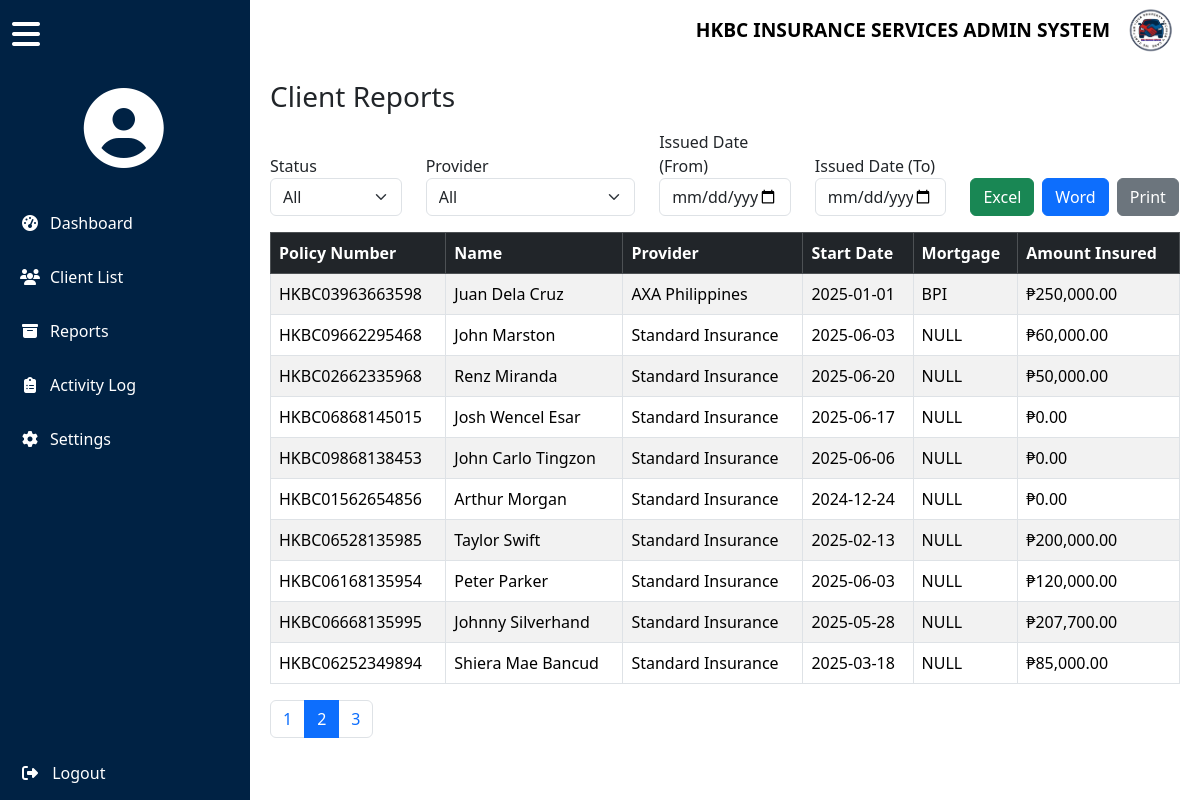
Screenshot of /report.php?page=2 with the database file from the repository.
### tables this page shows
CREATE TABLE `cliente` (
  `id` int(11) NOT NULL AUTO_INCREMENT,
  `policy_number` varchar(255) DEFAULT NULL,
  `name` varchar(255) DEFAULT NULL,
  `provider` varchar(255) DEFAULT NULL,
  `facebook` varchar(255) DEFAULT NULL,
  `contact_number` varchar(255) DEFAULT NULL,
  `email` varchar(255) DEFAULT NULL,
  `address` varchar(255) DEFAULT NULL,
  `start_date` varchar(255) DEFAULT NULL,
  `end_date` varchar(255) DEFAULT NULL,
  `vehicle_unit` varchar(100) DEFAULT NULL,
  `chasis_no` varchar(100) DEFAULT NULL,
  `motor_no` varchar(100) DEFAULT NULL,
  `plate_no` varchar(50) DEFAULT NULL,
  `vehicle_color` varchar(255) DEFAULT NULL,
  `amount_insured` decimal(15,2) DEFAULT NULL,
  `bipd` decimal(10,2) DEFAULT NULL,
  `pa` decimal(10,2) DEFAULT NULL,
  `aon` decimal(10,2) DEFAULT NULL,
  `net_remitting` decimal(10,2) DEFAULT NULL,
  `hkbc_net` decimal(10,2) DEFAULT NULL,
  `mark_up` decimal(10,2) DEFAULT NULL,
  `late_charges` decimal(10,2) DEFAULT NULL,
  `cancelled_income` decimal(10,2) DEFAULT NULL,
  `reinstatement_fee` decimal(10,2) DEFAULT NULL,
  `make_up_agent` decimal(10,2) DEFAULT NULL,
  `comission` decimal(10,2) DEFAULT NULL,
  `source` varchar(255) DEFAULT NULL,
  `mortgage` varchar(255) DEFAULT NULL,
  `status` varchar(255) DEFAULT NULL,
  `or_number` decimal(10,2) DEFAULT NULL,
  `payment_1` decimal(10,2) DEFAULT NULL,
  `payment_2` decimal(10,2) DEFAULT NULL,
  `payment_3` decimal(10,2) DEFAULT NULL,
  `payment_4` decimal(10,2) DEFAULT NULL,
  `payment_5` decimal(10,2) DEFAULT NULL,
  `payment_6` decimal(10,2) DEFAULT NULL,
  `payment_status` varchar(100) DEFAULT NULL,
  `date_remittance` date DEFAULT NULL,
  `ctpl` varchar(100) DEFAULT NULL,
  `bank_status` varchar(100) DEFAULT NULL,
  `remarks` text DEFAULT NULL,
  `photo` varchar(255) DEFAULT NULL,
  `old_id` int(11) DEFAULT NULL,
  `created_at` datetime DEFAULT current_timestamp(),
  `is_active` tinyint(1) NOT NULL DEFAULT 1,
  PRIMARY KEY (`id`),
  UNIQUE KEY `email` (`email`)
);

### report.php (the view, shortened to what this page needs)
<?php
$servername = "localhost";
$username = "root";
$password = "";
$database = "u755652361_thesis";
$conn = new mysqli($servername, $username, $password, $database);
$page = isset($_GET['page']) ? max(1, intval($_GET['page'])) : 1;
$limit = 10;
$offset = ($page - 1) * $limit;
$start_date = $_GET['start_date'] ?? '';
$end_date = $_GET['end_date'] ?? '';
$where = [];
$whereSQL = $where ? "WHERE " . implode(" AND ", $where) : "";
$totalRes = $conn->query("SELECT COUNT(*) as total FROM cliente $whereSQL");
$totalRows = $totalRes->fetch_assoc()['total'];
$totalPages = ceil($totalRows / $limit);
$result = $conn->query("SELECT * FROM cliente $whereSQL ORDER BY id DESC LIMIT $limit OFFSET $offset");
?>
<!DOCTYPE html>
<html lang="en">
<head>
  <link href="https://cdnjs.cloudflare.com/ajax/libs/font-awesome/6.5.0/css/all.min.css" rel="stylesheet">
  <link href="https://cdn.jsdelivr.net/npm/bootstrap@5.3.2/dist/css/bootstrap.min.css" rel="stylesheet">
</head>
<body>
<header>
  <div class="header-left">
    <h2>h</h2>
  </div>
  <div class="header-right">
    <div class="title">HKBC INSURANCE SERVICES ADMIN SYSTEM</div>
    <img src="logo.png" alt="HKBC Logo" style="height: 60px; width: 60px; border-radius: 50%; background-color: white;">
  </div>
</header>
<div class="sidebar d-flex flex-column" id="sidebar">
  <button class="toggle-btn" onclick="toggleSidebar()"><i class="fas fa-bars"></i></button>
  <div class="admin-profile">
    <i class="fas fa-user-circle admin-icon"></i>
  </div>
  <ul class="flex-grow-1 w-100">
    <li><a href="dashboard.php"><i class="fas fa-tachometer-alt"></i> <span class="text">Dashboard</span></a></li>
    <li><a href="client.php"><i class="fas fa-users"></i> <span class="text">Client List</span></a></li>
    <li><a href="report.php"><i class="fas fa-archive"></i> <span class="text">Reports</span></a></li>
    <li><a href="activitylog.php"><i class="fas fa-clipboard-list"></i> <span class="text">Activity Log</span></a></li>
    <li><a href="settings.php"><i class="fas fa-cog"></i> <span class="text">Settings</span></a></li>
  </ul>
  <form action="logout.php" method="POST" class="logout-btn">
    <button type="submit" class="btn w-100 text-start text-white" style="border-radius: 0; padding: 15px 20px; border: none;">
      <i class="fas fa-sign-out-alt me-2"></i> <span class="text">Logout</span>
    </button>
  </form>
</div>
<div class="content">
  <h3 class="mb-3">Client Reports</h3>
<div class="row align-items-end mb-3">
  <div class="col-md-2">
    <label>Status</label>
    <select id="status" class="form-select">
      <option value="">All</option>
    </select>
  </div>
  <div class="col-md-3">
    <label>Provider</label>
    <select id="provider" class="form-select">
      <option value="">All</option>
    </select>
  </div>
  <div class="col-md-2">
    <label>Issued Date (From)</label>
    <input type="date" id="start_date" class="form-control" value="<?= $start_date ?>">
  </div>
  <div class="col-md-2">
    <label>Issued Date (To)</label>
    <input type="date" id="end_date" class="form-control" value="<?= $end_date ?>">
  </div>
  <div class="col-md-2 d-flex gap-2">
    <div class="w-100">
      <a href="export_excel.php?<?= $_SERVER['QUERY_STRING'] ?>" class="btn btn-success w-100">Excel</a>
    </div>
    <div class="w-100">
      <a href="export_word.php?<?= $_SERVER['QUERY_STRING'] ?>" class="btn btn-primary w-100">Word</a>
    </div>
    <div class="w-100">
      <button class="btn btn-secondary w-100" onclick="printReport()">Print</button>
    </div>
  </div>
</div>
  <div class="table-responsive">
    <table class="table table-bordered table-striped">
      <thead class="table-dark">
        <tr>
          <th>Policy Number</th>
          <th>Name</th>
          <th>Provider</th>
          <th>Start Date</th>
          <th>Mortgage</th>
          <th>Amount Insured</th>
        </tr>
      </thead>
      <tbody>
        <?php while ($row = $result->fetch_assoc()): ?>
          <tr>
            <td><?= htmlspecialchars($row['policy_number']) ?></td>
            <td><?= htmlspecialchars($row['name']) ?></td>
            <td><?= htmlspecialchars($row['provider']) ?></td>
            <td><?= htmlspecialchars($row['start_date']) ?></td>
            <td><?= htmlspecialchars($row['mortgage']) ?></td>
            <td>₱<?= number_format((float)$row['amount_insured'], 2) ?></td>
          </tr>
        <?php endwhile; ?>
      </tbody>
    </table>
  </div>
  <nav>
    <ul class="pagination">
      <?php for ($i = 1; $i <= $totalPages; $i++): ?>
        <li class="page-item <?= $i == $page ? 'active' : '' ?>">
          <a class="page-link" href="?<?= http_build_query(array_merge($_GET, ['page' => $i])) ?>"><?= $i ?></a>
        </li>
      <?php endfor; ?>
    </ul>
  </nav>
</div>
</body>
</html>

### report.php (style rules this page uses)
body { margin: 0; padding: 0; font-family: 'Segoe UI', sans-serif; display: flex; }
header { position: fixed; top: 0; left: 0; right: 0; height: 60px; background-color: white; color: black; padding: 10px 20px; z-index: 1000; display: flex; justify-content: space-between; align-items: center; }
.header-left { display: flex; align-items: center; gap: 15px; }
.header-right { display: flex; align-items: center; gap: 10px; }
.title { font-size: 1.2rem; font-weight: bold; }
.admin-profile { font-weight: 500; font-size: 0.95rem; color: white; display: flex; flex-direction: column; justify-content: center; padding: 20px; text-align: center; width: 100%; box-sizing: border-box; align-items: center; }
.admin-icon { font-size: 80px; color: white; margin-left: -25%; }
.sidebar { position: fixed; left: 0; width: 250px; height: 100%; background-color: #002244; color: white; transition: width 0.3s ease; overflow: hidden; display: flex; flex-direction: column; z-index: 1100; }
.sidebar ul { list-style: none; padding: 0; margin: 0; width: 100%; }
.sidebar li a { display: flex; align-items: center; padding: 15px 20px; color: white; text-decoration: none; transition: background 0.3s; }
.sidebar i { margin-right: 10px; width: 20px; text-align: center; }
.logout-btn { margin-top: auto; width: 100%; }
.content { margin-top: 60px; margin-left: 250px; padding: 20px; width: 100%; }
.toggle-btn { background: none; border: none; color: white; font-size: 2rem; padding: 10px 12px; text-align: left; width: 100%; cursor: pointer; }

### rows the page displays
cliente: policy_number "HKBC03963663598", name "Juan Dela Cruz", provider "AXA Philippines", start_date "2025-01-01", mortgage "BPI", amount_insured "250,000.00"
cliente: policy_number "HKBC09662295468", name "John Marston", provider "Standard Insurance", start_date "2025-06-03", mortgage "NULL", amount_insured "60,000.00"
cliente: policy_number "HKBC02662335968", name "Renz Miranda", provider "Standard Insurance", start_date "2025-06-20", mortgage "NULL", amount_insured "50,000.00"
cliente: policy_number "HKBC06868145015", name "Josh Wencel Esar", provider "Standard Insurance", start_date "2025-06-17", mortgage "NULL", amount_insured "0.00"
cliente: policy_number "HKBC09868138453", name "John Carlo Tingzon", provider "Standard Insurance", start_date "2025-06-06", mortgage "NULL", amount_insured "0.00"
cliente: policy_number "HKBC01562654856", name "Arthur Morgan", provider "Standard Insurance", start_date "2024-12-24", mortgage "NULL", amount_insured "0.00"
cliente: policy_number "HKBC06528135985", name "Taylor Swift", provider "Standard Insurance", start_date "2025-02-13", mortgage "NULL", amount_insured "200,000.00"
cliente: policy_number "HKBC06168135954", name "Peter Parker", provider "Standard Insurance", start_date "2025-06-03", mortgage "NULL", amount_insured "120,000.00"
cliente: policy_number "HKBC06668135995", name "Johnny Silverhand", provider "Standard Insurance", start_date "2025-05-28", mortgage "NULL", amount_insured "207,700.00"
cliente: policy_number "HKBC06252349894", name "Shiera Mae Bancud", provider "Standard Insurance", start_date "2025-03-18", mortgage "NULL", amount_insured "85,000.00"
